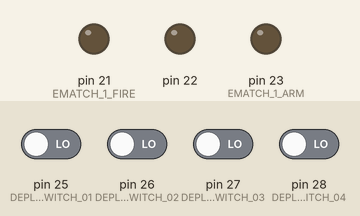
Bench run of a sketch on a simulated Arduino Mega 2560, built with avr-gcc and run on an emulated ATmega2560. Parts: output pins drawn as LEDs (lit = HIGH). The test bench sets the inputs (shaded band); at power-on: pin 25 (DEPLOY_SWITCH_01), pin 26 (DEPLOY_SWITCH_02), pin 27 (DEPLOY_SWITCH_03), pin 28 (DEPLOY_SWITCH_04) LOW.

Above: at 1.2 s.
1.3 s: pin 25 (DEPLOY_SWITCH_01) driven HIGH and pin 26 (DEPLOY_SWITCH_02) driven HIGH and pin 27 (DEPLOY_SWITCH_03) driven HIGH and pin 28 (DEPLOY_SWITCH_04) driven HIGH
At 2.7 s:
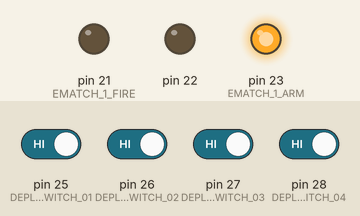
4.3 s: pin 26 (DEPLOY_SWITCH_02) driven LOW and pin 27 (DEPLOY_SWITCH_03) driven LOW
7.3 s: pin 26 (DEPLOY_SWITCH_02) driven HIGH
At 8.4 s:
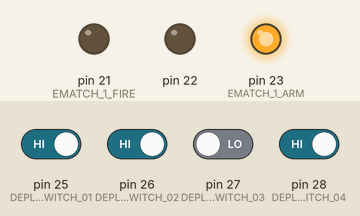
8.9 s: pin 26 (DEPLOY_SWITCH_02) driven LOW
At 9.5 s:
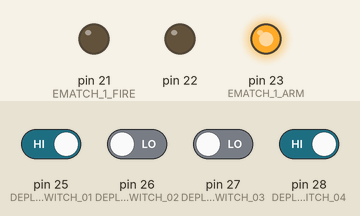
Timing chart, 0 to 11.4 s (numbered marks = the images above; inputs shaded):
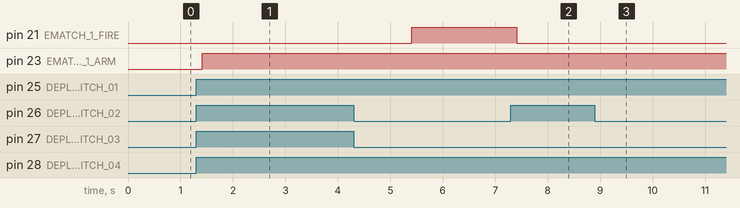

Measured:
- after the input at 1.3 s, pin 23 (EMATCH_1_ARM): LOW → HIGH after 0.11 s
- after the input at 7.3 s, pin 21 (EMATCH_1_FIRE): HIGH → LOW after 0.11 s; pin 22: stays LOW (without the input it goes to HIGH after 1.1 s)
- after the input at 8.9 s, pin 22: stays LOW (without the input it goes to HIGH after 2.3 s)

The sketch:

Deployment_ParaPop_Test.ino
```cpp
#define DEPLOY_SWITCH_01 25
#define DEPLOY_SWITCH_02 26
#define DEPLOY_SWITCH_03 27
#define DEPLOY_SWITCH_04 28

#define EMATCH_1_ARM    23
#define EMATCH_1_FIRE   21

#define DEPLOYMENT_ERROR_SPEED -20 // -20 m/s

#define SWITCH_DEBUFF 5000

#define PARA_BLAST_TIME 2000

uint32_t deployment_time = 0;
bool parachute_deploy = false;

uint32_t cnt = 0;
bool toggle = false;

bool done_now = false;

float get_rate_of_climb(){
  return 0;
}

bool correct_orientation_para(){
  return true;
}

/**
 * Arms Parachute on payload deployment
 */
void arm_parachute(){

  digitalWriteFast(EMATCH_1_ARM, HIGH);
}

/**
 * Set deployment_time and arm subsystems.
 */
void set_deployment(){

  arm_parachute();
  // arm impact dampers TODO

  deployment_time = millis();
}

bool R_check_deployment(){

  int open_cnt = 0;
  static unsigned int switch_debuff = 0;

  if(digitalReadFast(DEPLOY_SWITCH_01) == HIGH) open_cnt += 1;
  if(digitalReadFast(DEPLOY_SWITCH_02) == HIGH) open_cnt += 1;
  if(digitalReadFast(DEPLOY_SWITCH_03) == HIGH) open_cnt += 1;
  if(digitalReadFast(DEPLOY_SWITCH_04) == HIGH) open_cnt += 1;

  if(open_cnt > 2){
    switch_debuff += 1;

  } else if (open_cnt == 2){
    // Anomaly case where 2 switches are open and 2 switches are still
    // closed.
    if (get_rate_of_climb() < DEPLOYMENT_ERROR_SPEED) switch_debuff += 1;
    else switch_debuff = 0;
  } else {
    switch_debuff = 0;
  }

  if(switch_debuff >= SWITCH_DEBUFF){
    set_deployment(); // Set time deployed
    return true;
  }

  return false;
}

void R_deploy_parachute(){

  static uint32_t deployed_time_para = 0;

  if(!deployed_time_para){
    // Fire the two ematches
    digitalWriteFast(EMATCH_1_FIRE, HIGH);
    deployed_time_para = millis();
  }

  if(millis() - deployed_time_para >= PARA_BLAST_TIME){
    // Return the fire pins to low.
    digitalWriteFast(EMATCH_1_FIRE, LOW);
    return;
  }
}

void setup() {
  // put your setup code here, to run once:

  pinMode(DEPLOY_SWITCH_01, INPUT);
  pinMode(DEPLOY_SWITCH_02, INPUT);
  pinMode(DEPLOY_SWITCH_03, INPUT);
  pinMode(DEPLOY_SWITCH_04, INPUT);

  pinMode(EMATCH_1_ARM, OUTPUT);
  digitalWriteFast(EMATCH_1_ARM, LOW);
  pinMode(EMATCH_1_FIRE, OUTPUT);
  digitalWriteFast(EMATCH_1_FIRE, LOW);

  pinMode(22, OUTPUT);
  digitalWriteFast(22, LOW);
}

void loop() {
  // put your main code here, to run repeatedly:
  if(cnt > 100000){
    cnt = 0;
    if(toggle){
      toggle = false;
      digitalWriteFast(22, HIGH);
    } else {
       toggle = true;
      digitalWriteFast(22, LOW);
    }
  }

  cnt += 1;

  if(R_check_deployment()){
    if(!done_now) delay(4000);
    R_deploy_parachute();
    done_now = true;
  }
}
```
